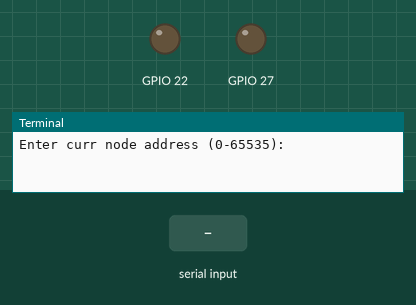
Recording of a program running on a simulated Raspberry Pi (BCM pin numbers). Shown: output pins drawn as LEDs (lit = HIGH), the last lines printed to the terminal. The inputs (shaded band) are chosen by the test bench. The clock reads 2024-03-15 10:24:30 at power-on unless the program sets it; library files of the repository ran but are not shown: sx126xtester.py. At 7.5 s the program stops and its outputs stay as they are.

Above: at 2.2 s.
2.3 s: "1" typed at the terminal, then Enter
At 3.5 s:
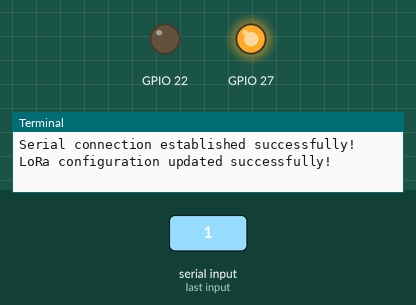
3.8 s: "2" typed at the terminal, then Enter
5.4 s: "1\n" received over the second serial link
6.9 s: "3" typed at the terminal, then Enter
Timing chart, 0 to 9.0 s (numbered marks = the images above; inputs shaded):
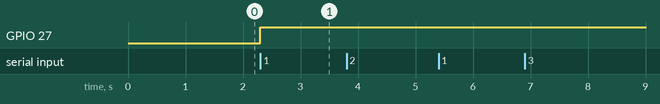

The program:

home-always-rec.py
```python
import sys
import sx126xtester as sx126x
import time
import select
import termios
import tty
import json
from threading import Timer

old_settings = termios.tcgetattr(sys.stdin)
tty.setcbreak(sys.stdin.fileno())

time.sleep(1)
print("Enter curr node address (0-65535):")
current_address = int(input())

node = sx126x.sx126x(serial_num="/dev/ttyAMA0", freq=433, addr=current_address, power=22, rssi=False)

def send_command(command, target_address):
    """Sends a command."""
    timestamp = time.strftime("%Y-%m-%d %H:%M:%S")
    message = {"command": command, "time": timestamp}
    json_message = json.dumps(message)

    original_address = node.addr
    node.addr_temp = node.addr
    node.set(node.freq, target_address, node.power, node.rssi)
    node.send(json_message)
    node.set(node.freq, original_address, node.power, node.rssi)
    time.sleep(0.2)
    print(f"Command sent to {target_address}.")


try:
    time.sleep(1)
    print("Enter target node address (0-65535):")
    target_address = int(input())

    print("Press \033[1;32m1\033[0m to send Motor ON command")
    print("Press \033[1;32m2\033[0m to send Motor OFF command")
    print("Press \033[1;32m3\033[0m to send Motor STATUS request")
    print("Press \033[1;32mEsc\033[0m to exit")

    while True:
        # Check for incoming data first
        received_data = node.receive()
        if received_data:
            current_time = time.strftime("%Y-%m-%d %H:%M:%S", time.localtime())
            print(f"[{current_time}] Received: {received_data}")  # No need for ReceiveDataContinuously

        # Then, check for keyboard input without blocking
        if select.select([sys.stdin], [], [], 0) == ([sys.stdin], [], []):
            c = sys.stdin.read(1)

            if c == '\x1b':  # Esc key
                break

            if c == '1':
                send_command("ON", target_address)
            elif c == '2':
                send_command("OFF", target_address)
            elif c == '3':
                send_command("STATUS", target_address)

            sys.stdout.flush()

        time.sleep(0.01) # Small delay for responsiveness

except ValueError:
    print("Invalid target address. Please enter a number between 0 and 65535.")
except Exception as e:
    print(f"An error occurred: {e}")
finally:
    termios.tcsetattr(sys.stdin, termios.TCSADRAIN, old_settings)
```

Measured:
- after the input at 2.3 s, GPIO 27: LOW → HIGH at once
